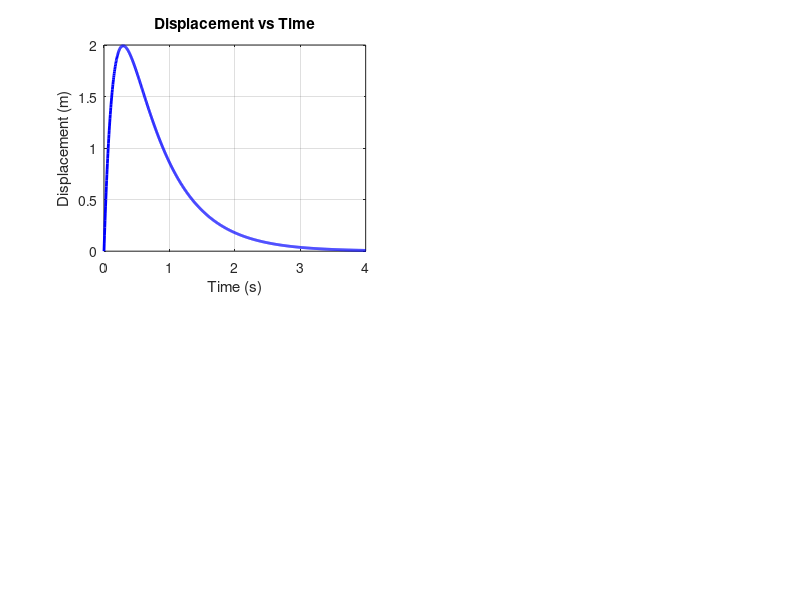

Recreate this plot in MATLAB. (Note: this script raises an error after producing the figure.)
% Define time range
t = linspace(0, 4, 1000);

% Define displacement and velocity functions
x = @(t) 4.219 * (exp(-1.58 * t) - exp(-6.32 * t));
v = @(t) 26.67 * exp(-6.32 * t) - 6.67 * exp(-1.58 * t);

% Create figure
figure('Position', [100, 100, 800, 600]);


% guidlines
function applyAxesFormatting(ax)
    ax.XGrid = 'on';
    ax.YGrid = 'on';
    ax.XMinorGrid = 'on';
    ax.YMinorGrid = 'on';
    ax.XMinorTick = 'on';
    ax.YMinorTick = 'on';
    ax.TickDir = 'out';
    ax.FontName = 'Calibri';
    ax.FontSize = 12;
end


% Plot displacement
subplot(2, 2, 1);
plot(t, x(t), 'b', 'LineWidth', 2);
title('Displacement vs Time');
xlabel('Time (s)');
ylabel('Displacement (m)');
grid on;
applyAxesFormatting(gca);

% Plot velocity
subplot(2, 2, 2);
plot(t, v(t), 'r', 'LineWidth', 2);
title('Velocity vs Time');
xlabel('Time (s)');
ylabel('Velocity (m/s)');
grid on;
applyAxesFormatting(gca);

% Plot both displacement and velocity
subplot(2, 1, 2);

yyaxis left;
plot(t, x(t),'b', 'LineWidth', 2, 'DisplayName', 'Displacement');
ylabel('Displacement (m)');
yyaxis right;
plot(t, v(t),'r', 'LineWidth', 2, 'DisplayName', 'Velocity');
ylabel('Velocity (m/s)');
title('Displacement and Velocity vs Time');
xlabel('Time (s)');
grid on;
legend;
applyAxesFormatting(gca);

% Save as a PNG image
print('-dpng', '-r300', 'railroad_bumper_plots.png');
